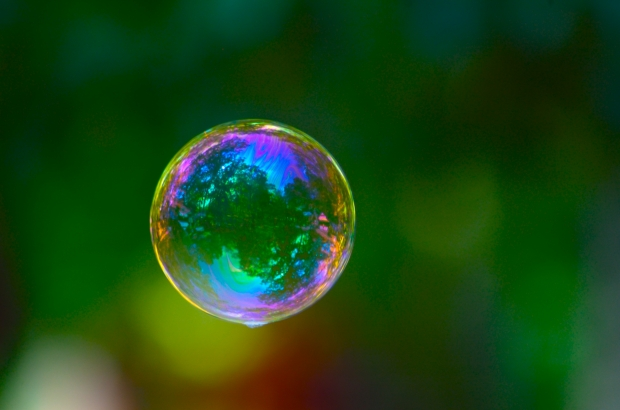
%> input picture PS1/bubble.jpg, 620 x 410 px
$ octave --eval "result = energy_img_modified2(imread('bubble.jpg'));"   (GNU Octave 9; MATLAB toolbox functions it lacks are replaced by stand-ins)
%> lines starting %> are read from the running program, lines starting %| are printed output that depends on the picture
### PS1/col_gray.m
function oimg = col_gray(iimg)
oimg = rgb2gray(iimg);
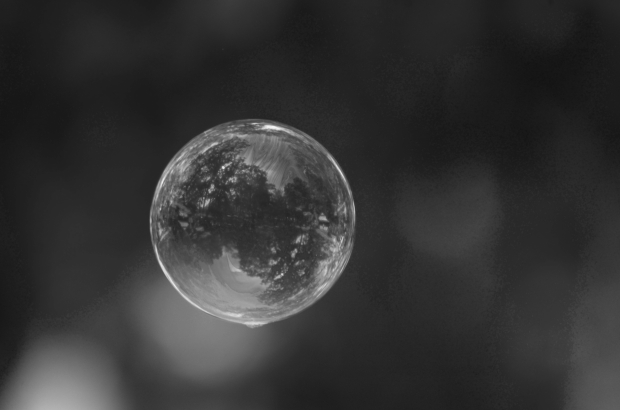
%> oimg: size 410x620 uint8; min 18, max 244, mean 51.6
end

### PS1/energy_img_modified2.m
function aimg = energy_img_modified2(iimg)
aimg=col_gray(iimg);
aimg = im2double(aimg);
[dx,dy] = imgradient(aimg,'central');
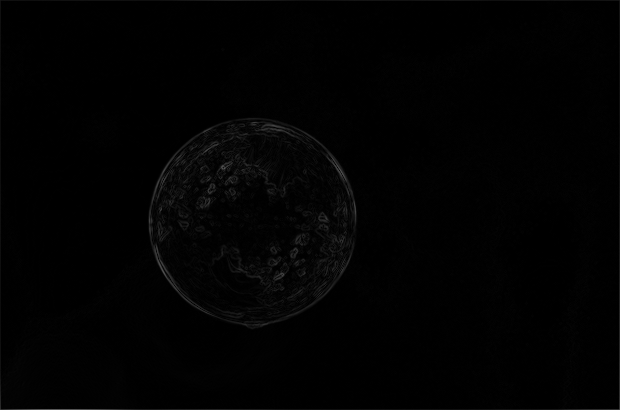
%> dx: size 410x620 double; min 0, max 0.345, mean 0.00901
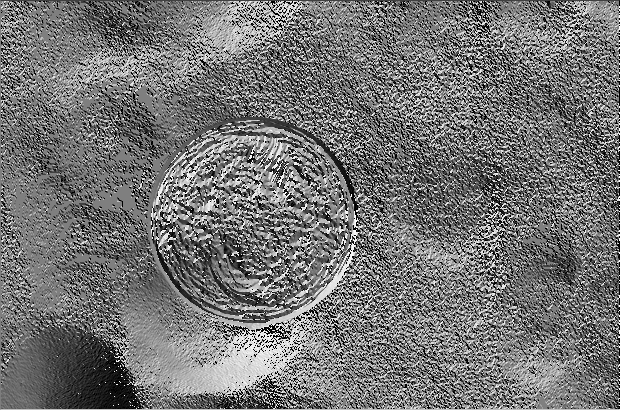
%> dy: size 410x620 double; min -180, max 179.4, mean -15.9; drawn with min black and max white
aimg=((dx.^2)+(dy.^2)).^(1/2);
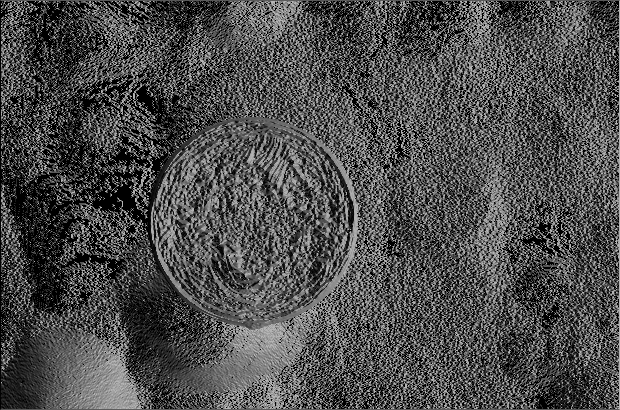
%> aimg: size 410x620 double; min 0, max 180, mean 76.7
end
